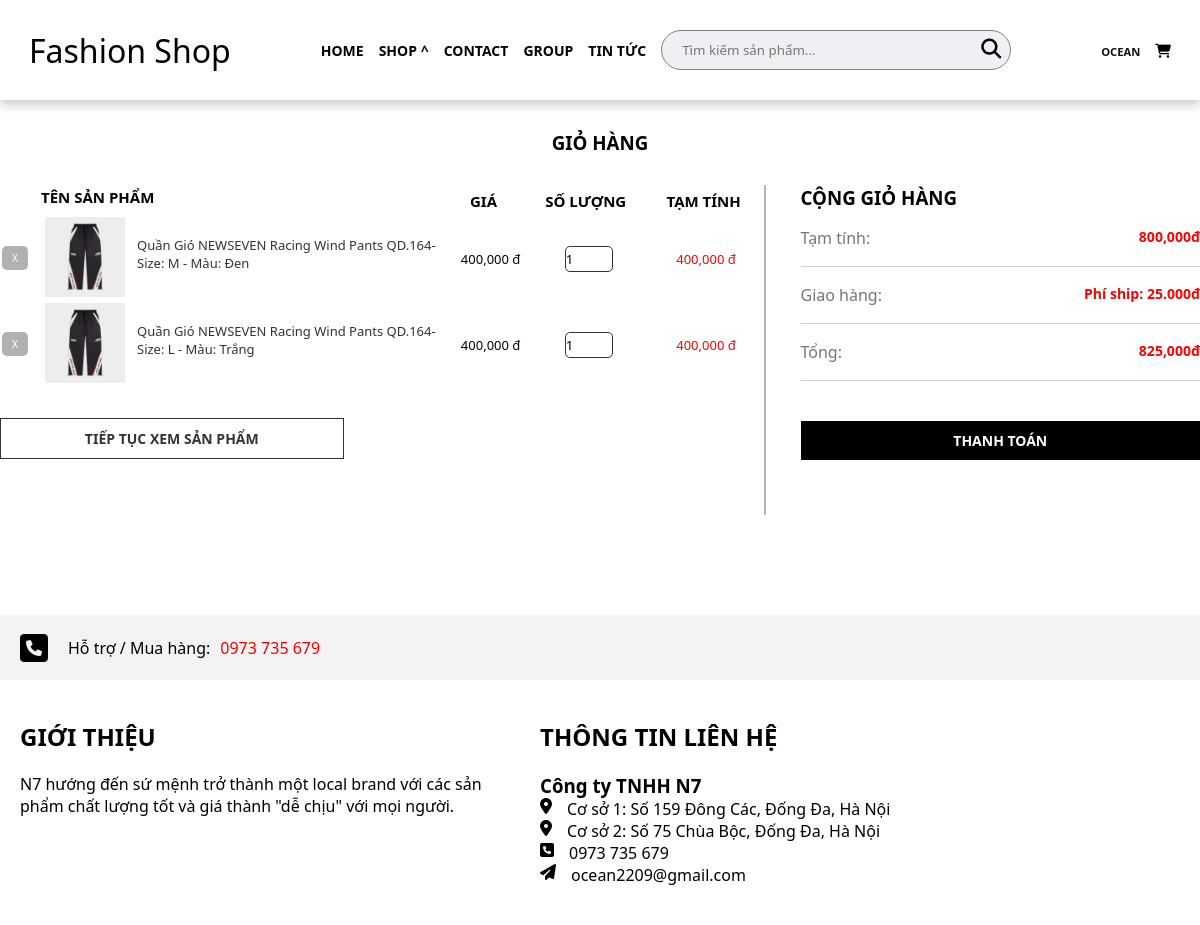
The page /view/index.php?act=cart&iduser=44 (signed in) on the database its author committed.
### tables this page shows
CREATE TABLE `cart` (
  `id` int(11) NOT NULL,
  `id_user` int(11) NOT NULL,
  `id_bt_sanpham` int(11) NOT NULL,
  `soluong` int(11) NOT NULL
);

CREATE TABLE `sanpham` (
  `id` int(11) NOT NULL COMMENT 'Id sản phẩm',
  `name` varchar(255) NOT NULL COMMENT 'Tên sản phẩm',
  `img` varchar(225) NOT NULL,
  `price_niemyet` double(10,2) NOT NULL DEFAULT 0.00 COMMENT 'Giá sản phẩm',
  `price_sale` int(100) NOT NULL COMMENT 'Giá sale',
  `mota` text NOT NULL COMMENT 'Mô tả',
  `luotxem` int(11) NOT NULL DEFAULT 0 COMMENT 'Lượt xem',
  `iddm` int(11) NOT NULL COMMENT 'Id danh mục'
);

CREATE TABLE `kich_thuoc` (
  `id` int(11) NOT NULL,
  `value` varchar(225) NOT NULL
);

CREATE TABLE `mau_sac` (
  `id` int(11) NOT NULL,
  `value` varchar(255) NOT NULL
);

### model/pdo.php (called while the page is built, shortened)
<?php
function pdo_get_connection(){
    $servername = "localhost";
    $username = "root";
    $password = "";
    try {
        $conn = new PDO("mysql:host=$servername;dbname=duan1_09", $username, $password);
        $conn->setAttribute(PDO::ATTR_ERRMODE, PDO::ERRMODE_EXCEPTION);
        return $conn;
    } catch(PDOException $e) {
        echo "Connection failed: " . $e->getMessage();
    }
}
function pdo_query($sql){
    $sql_args=array_slice(func_get_args(),1);
    try{
        $conn=pdo_get_connection();
        $stmt=$conn->prepare($sql);
        $stmt->execute($sql_args);
        $rows=$stmt->fetchAll();
        return $rows;
    }
    catch(PDOException $e){
        throw $e;
    }
    finally{
        unset($conn);
    }
}
?>

### model/cart.php (called while the page is built, shortened)
<?php
function loadall_cart($iduser)
{
    $sql = "SELECT
            cart.id AS id_cart,
            cart.id_user,
            cart.soluong AS so_luong,
            bienthe.id AS id_bienthe,
            bienthe.id_mau_sac,
            bienthe.id_kich_thuoc,
            sanpham.id AS id_sp,
            sanpham.name AS ten_sp,
            sanpham.img AS img_sp,
            sanpham.price_sale,
            mau_sac.value AS mau_sac,
            kich_thuoc.value AS kich_thuoc
        FROM cart
        JOIN bien_the AS bienthe ON bienthe.id = cart.id_bt_sanpham
        JOIN sanpham ON sanpham.id = bienthe.id_sp
        JOIN mau_sac ON mau_sac.id = bienthe.id_mau_sac
        JOIN kich_thuoc ON kich_thuoc.id = bienthe.id_kich_thuoc
        WHERE cart.id_user = $iduser;
    ";
    $result = pdo_query($sql);
    return $result;
}

### view/cart.php (the view)
<div class="content">
    <div class="title_cart" align='center'>
        <h3>GIỎ HÀNG</h3>
    </div>
    <div class="gio_hang">
        <div class="row table-cart">
            <table>
                <thead>
                    <tr align="center">
                        <th class="th_tensp">Tên sản phẩm</th>
                        <th align='center'>Giá</th>
                        <th align='center'>Số lượng</th>
                        <th align='center'>Tạm tính</th>
                    </tr>
                </thead>
                <tbody>
                    <?php
                    $tong = 0;
                    foreach ($dscart as $key => $value) :
                        extract($value);
                        $tamtinh = $price_sale * $so_luong;
                    ?>
                        <tr>
                            <?php
                            $id_user = (empty($_SESSION['iduser'])) ? "" : $_SESSION['iduser'];
                            ?>
                            <td class='ten_sp_cart'>
                                <a href="?act=delete_sp_cart&id_cart=<?php echo $id_cart ?>&iduser=<?= $id_user ?>" class="xoa">X</a>
                                <?php echo "<img width='80' src='../assets/img/$img_sp'>"; ?>
                                <span class='name-prod'><?= $ten_sp ?>- Size: <?= $kich_thuoc ?> - Màu: <?= $mau_sac ?> </span>
                            </td>
                            <td align='center'><span><?= number_format($price_sale) ?> đ</span></td>
                            <td align='center'><input type="number" min='1' name="input_slg_cart" id="" value="<?= $so_luong ?>"></td>
                            <td align='center'><span class="text_red"><?php echo number_format($tamtinh); ?> đ</span></td>
                        </tr>
                        <?php $tong += $tamtinh ?>
                    <?php
                    endforeach; ?>
                </tbody>
            </table>
            <a href="?act=chitietsp&idsp=<?php echo $id_sp ?>" class="continue_sp">Tiếp tục xem sản phẩm</a>
        </div>
        <div class="tienhanh_thanhtoan">
            <div class="table_thanhtoan">
                <div>
                    <h3>CỘNG GIỎ HÀNG</h3>
                </div>
                <div class="flex">
                    <span class=" ml_0">Tạm tính:</span>
                    <span class="text_red mr_0 bold"><?php echo number_format($tong)  ?>đ</span>
                </div>
                <div class="flex">
                    <span class=" ml_0">Giao hàng:</span>
                    <span class="text_red mr_0 bold">Phí ship: <?php if ($tong != 0) {
                                                                    echo "25.000đ";
                                                                } else {
                                                                    echo "0đ";
                                                                }
                                                                ?></span>
                </div>
                <div class="flex">
                    <span class=" ml_0">Tổng:</span>
                    <span class="text_red mr_0 bold"><?php
                                                        if ($tong != 0) {
                                                            echo $tong_thanhtoan = number_format($tong + 25000);
                                                        } else {
                                                            echo "0";
                                                        }
                                                        ?>đ</span>
                </div>
                <?php if ($tong != 0) : ?>
                    <div>
                        <a href="index.php?act=thanhtoan" class='pay btn'>Thanh toán</a>
                    </div>
                <?php endif; ?>
            </div>
        </div>
    </div>
</div>

### assets/css/style_chitietsp.css (style rules this page uses)
td { vertical-align: middle; }
.bold { font-weight: bold; }
* { margin: 0px auto; padding: 0px; font-family: roboto; }
a { text-decoration: none; }
.content { margin: 0px auto; padding: 0px; max-width: 1200px; }
.title_cart { margin-top: 30px; }
.gio_hang { display: flex; margin-top: 30px; }
.table-cart { flex-basis: 70%; }
.tienhanh_thanhtoan { flex-basis: 40%; height: 330px; border-left: 2px solid #b6b6b6; }
.table-cart table th { text-align: left; padding-left: 16px; }
.table-cart table { width: 100%; }
.table-cart table a.xoa { text-decoration: none; background: #b1b1b1; font-size: 10px; padding: 5px 10px; color: white; position: absolute; border-radius: 5px; top: 34%; }
.table-cart .ten_sp_cart { width: 450px; position: relative; }
.table-cart .ten_sp_cart img { margin-left: 43px; }
input[name="input_slg_cart"] { width: 48px; margin-top: 0px; }
.table-cart .th_tensp { padding-left: 39px; padding-bottom: 8px; }
.table-cart table thead tr th { text-transform: uppercase; }
.table-cart table .name-prod { text-decoration: none; color: #333; }
.table-cart table input { height: 26px; border-radius: 5px; border: 1px solid #333; }
.table-cart tbody { font-size: 13px; }
.table-cart thead { font-size: 15px; }
.table-cart span.name-prod { text-decoration: none; position: absolute; top: 23%; left: 135px; }
.text_red { color: red; }
.btn { padding: 10px 50px; background: black; color: white; font-weight: bold; text-transform: uppercase; width: 100%; margin-top: 40px; display: block; align-items: center; text-align: center; }
.table_thanhtoan { margin-left: 35px; }
.continue_sp { padding: 10px 50px; background: rgb(255, 255, 255); color: #333; border: 1px solid #333; font-weight: bold; text-transform: uppercase; margin-left: 0px; width: 45%; margin-top: 29px; display: block; align-items: center; text-align: center; }
.flex { display: flex; justify-content: space-between; padding: 17px 0px; border-bottom: 1px solid #cdcdcd; }
.mr_0 { margin-right: 0px; font-size: 14px; }
.ml_0 { margin-left: 0px; color: #757575; }

### assets/css/style_home.css (style rules this page uses)
a { text-decoration: none; font-size: 14px; }

### assets/css/css.css (style rules this page uses)
:root { --black: #333333; --black-2: #161616; --gray: #707070; --white: #ffffff; }
* { margin: 0; padding: 0; box-sizing: border-box; font-family: system-ui; list-style: none; }

### rows shown on the page
cart: sanpham.img (picture), sanpham.name "Quần Gió NEWSEVEN Racing Wind Pants QD.164", kich_thuoc.value "M", mau_sac.value "Đen", sanpham.price_sale "400,000", input_slg_cart "1", soluong.price_sale "400,000"
cart: sanpham.img (picture), sanpham.name "Quần Gió NEWSEVEN Racing Wind Pants QD.164", kich_thuoc.value "L", mau_sac.value "Trắng", sanpham.price_sale "400,000", input_slg_cart "1", soluong.price_sale "400,000"

### other values the page prints
$_SESSION['user'] "OCEAN"
$tong "800,000"
$tong_thanhtoan = number_format($tong + 25000) "825,000"
